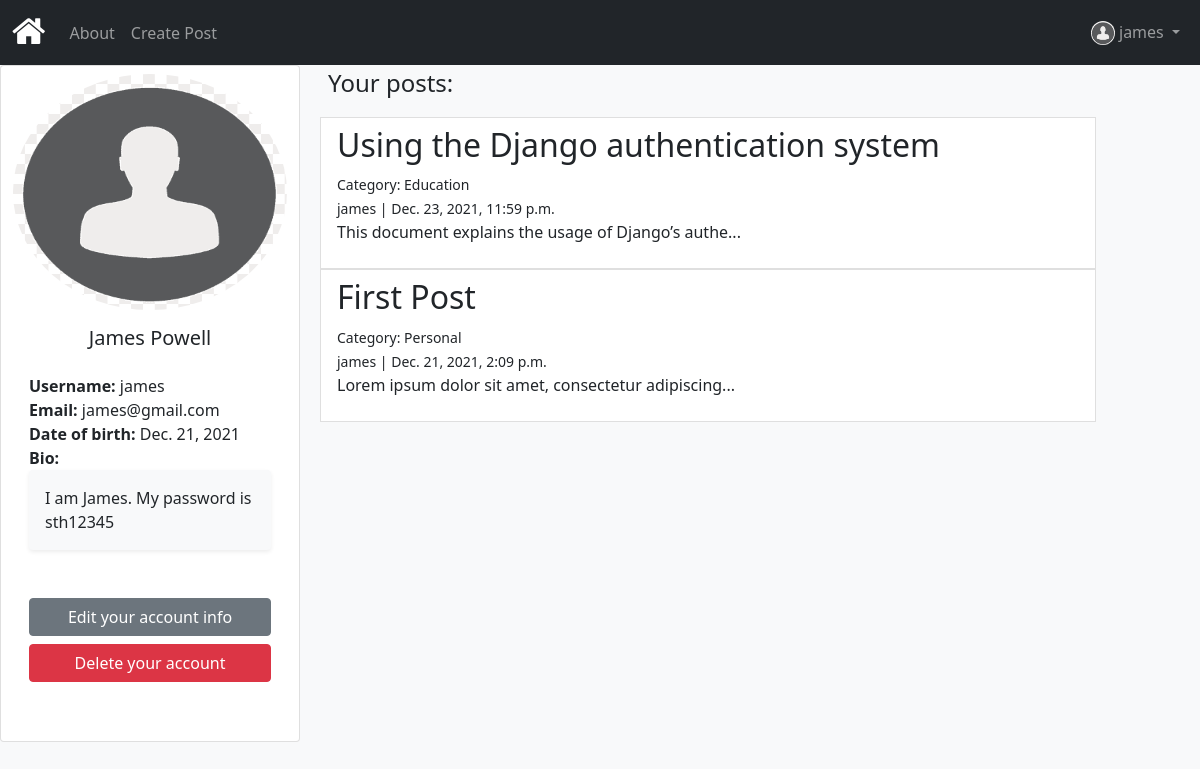
Page /accounts/profile/james/ (signed in) on the committed database.
### accounts/models.py (models this page shows)
class Author(models.Model):
    user= models.OneToOneField(User,default=None,on_delete=models.CASCADE)
    birth_date = models.DateField('Date of birth')
    bio = models.TextField(max_length=500, blank=True,null=True)
    photo=models.ImageField(default='default.png', blank=True)
    def __str__(self):
        return f'{self.user.username}'
    class Meta:
        ordering=['user']

### articles/models.py (models this page shows, shortened)
class Article(models.Model):
    type=[('Personal','Personal'),
    ('Fashion','Fashion'),
    ('Food','Food'),
    ('Travel','Travel'),
    ('Music','Music'),
    (' Lifestyle',' Lifestyle'),
    ('Fitness','Fitness'),
    ('Sports','Sports'),
    ('News','News'),
    ('Entertainment','Entertainment'),
    ('Healthcare','Healthcare'),
    ('Education','Education'),
    ]
    title = models.CharField(max_length=255,unique=True)
    body = models.TextField()
    create_date = models.DateTimeField('Created on', auto_now_add=True)
    update_date = models.DateTimeField(auto_now=True)
    slug = models.SlugField()
    category = models.CharField(max_length=255,choices=type)
    author = models.ForeignKey(Author, default=None,on_delete=models.CASCADE)
    def snippet(self):
        return self.body[:50] + '...'
    class Meta:
        ordering=['-create_date','title']

### accounts/views.py (the view)
# urls.py: path('profile/<str:username>/',profileView,name='profile'),
@login_required(login_url='/accounts/login/')
def profileView(request,username):
    if hasattr(request.user,'author'):
        context=dict()
        context['author']=get_object_or_404(Author,user__username=username)
        context['profile_posts']=context['author'].article_set.all()
        return render(request,template_name='profile.html', context=context)
    return redirect('articles:home')

### accounts/templates/profile.html (shortened to what this page needs)
{% extends './base.html'%}
{% block content %}
<div class="row">
    <div class="card col-12 col-md-3" >
        <img src="{{author.photo.url}}" class="card-img-top rounded-circle ms-0 mt-2" width="50%" height="35%" alt="Author image">
        <div class="card-body">
                <h5 class="card-title mb-4 text-center">{{author.user.first_name}} {{author.user.last_name}}</h5>
                <div class="card-text">
                    <ul class="list-unstyled">
                        <li><span class="fw-bold">Username:</span> <span>{{author.user.username}}</span> </li>
                        <li><span class="fw-bold">Email:</span> <span>{{author.user.email}}</span> </li>
                        <li><span class="fw-bold">Date of birth:</span> <span>{{author.birth_date}}</span> </li>
                        <li><div class="fw-bold">Bio:</div> <div class="shadow-sm p-3 mb-5 bg-light rounded">{{author.bio}}</div> </li>
                    </ul>
                    <div class="d-grid">
                        <a class="btn btn-secondary" href="{% url 'accounts:update' author.user.username %}" role="button"> Edit your account info</a>
                    </div>
                    <div class="d-grid mt-2">
                        <a href="{% url 'accounts:delete' author.user.username %}" class="btn btn-danger">Delete your account</a>
                    </div>
                </div>
        </div>
    </div>
    <div class="ms-2 col-12 col-md-8">
    {% if profile_posts %}
    <p class="ms-2 fs-4">Your posts:</p>
        {% for article in profile_posts %}
        <a href="{% url 'articles:post' article.slug %}" style="text-decoration: none ;">
            <li class="list-group-item">
            <h2>{{article.title}}</h2>
            <div><small>Category: {{article.category}}</small></div>
            <div><small>{{article.author}} | {{article.create_date}}</small></div>
            <p>{{article.snippet}}</p>
            </li>
        </a>
        {% endfor %}
    {% else %}
    <p class="ms-2 fs-4">No posts created</div>
    {% endif %}
    </div>
</div>
{% endblock %}

### templates/base.html (shortened to what this page needs)
{% load static %}
<!DOCTYPE html>
<html>
    <head>
        <link href="https://cdn.jsdelivr.net/npm/bootstrap@5.1.3/dist/css/bootstrap.min.css" rel="stylesheet">
        <link rel="stylesheet" href="https://cdnjs.cloudflare.com/ajax/libs/font-awesome/4.7.0/css/font-awesome.min.css">
    </head>
    <body class="bg-light text-dark">
<nav class="navbar sticky-top navbar-expand-sm bg-dark navbar-dark">
  <div class="container-fluid">
    <a class="navbar-brand" href="{% url 'articles:home' %}"><i class="fa fa-home" style="font-size:36px;color:white"></i></a>
    <div class="collapse navbar-collapse" id="collapsibleNavbar">
      <ul class="navbar-nav">
        <li class="nav-item">
          <a class="nav-link" href="{% url 'articles:about' %}">About</a>
        </li>
        {% if user.is_authenticated and user.author %}
        <li class="nav-item">
          <a class="nav-link" href="{% url 'articles:create' %}">Create Post</a>
        </li>
        {% endif %}
      </ul>
    </div>
    <ul class="navbar-nav justify-content-end">
      {% if user.is_authenticated and user.author %}
      <li class="nav-item dropdown">
        <a class="nav-link dropdown-toggle" id="navbarDropdownMenuLink" role="button" data-bs-toggle="dropdown" aria-expanded="false">
          <span><img src="{{user.author.photo.url}}" class="rounded-circle justify-content-end d-inline-block" width="24" height="24" alt="Author"></span>
          {{user.username}}
        </a>
      </li>
      {% endif %}
    </ul>
  </div>
</nav>
        <div class="container-fluid">
        {% block content %}
        {% endblock %}
        </div>
    </body>
</html>

### rows in the picture
Author: photo (placeholder picture), user.first_name "James", user.last_name "Powell", user.username "james", user.email "james@gmail.com", birth_date "Dec. 21, 2021", bio "I am James. My password is sth12345"
Article: title "Using the Django authentication system", category "Education", author "james", create_date "Dec. 23, 2021, 11:59 p.m.", snippet "This document explains the usage of Django’s authe..."
Article: title "First Post", category "Personal", author "james", create_date "Dec. 21, 2021, 2:09 p.m.", snippet "Lorem ipsum dolor sit amet, consectetur adipiscing..."

### other values in the picture
{{ user.username }} "james"
